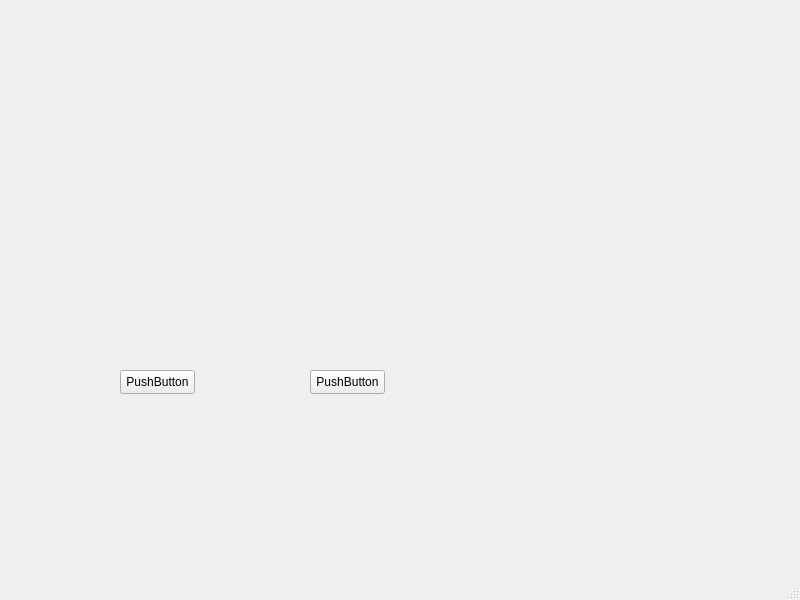
<?xml version="1.0" encoding="UTF-8"?>
<ui version="4.0">
 <class>MainWindow</class>
 <widget class="QMainWindow" name="MainWindow">
  <property name="geometry">
   <rect>
    <x>0</x>
    <y>0</y>
    <width>800</width>
    <height>600</height>
   </rect>
  </property>
  <property name="windowTitle">
   <string>MainWindow</string>
  </property>
  <widget class="QWidget" name="centralwidget">
   <widget class="QPushButton" name="pushButton">
    <property name="geometry">
     <rect>
      <x>120</x>
      <y>370</y>
      <width>75</width>
      <height>24</height>
     </rect>
    </property>
    <property name="text">
     <string>PushButton</string>
    </property>
   </widget>
   <widget class="QPushButton" name="pushButton_2">
    <property name="geometry">
     <rect>
      <x>310</x>
      <y>370</y>
      <width>75</width>
      <height>24</height>
     </rect>
    </property>
    <property name="text">
     <string>PushButton</string>
    </property>
   </widget>
  </widget>
  <widget class="QMenuBar" name="menubar">
   <property name="geometry">
    <rect>
     <x>0</x>
     <y>0</y>
     <width>800</width>
     <height>22</height>
    </rect>
   </property>
  </widget>
  <widget class="QStatusBar" name="statusbar"/>
 </widget>
 <resources/>
 <connections/>
</ui>
